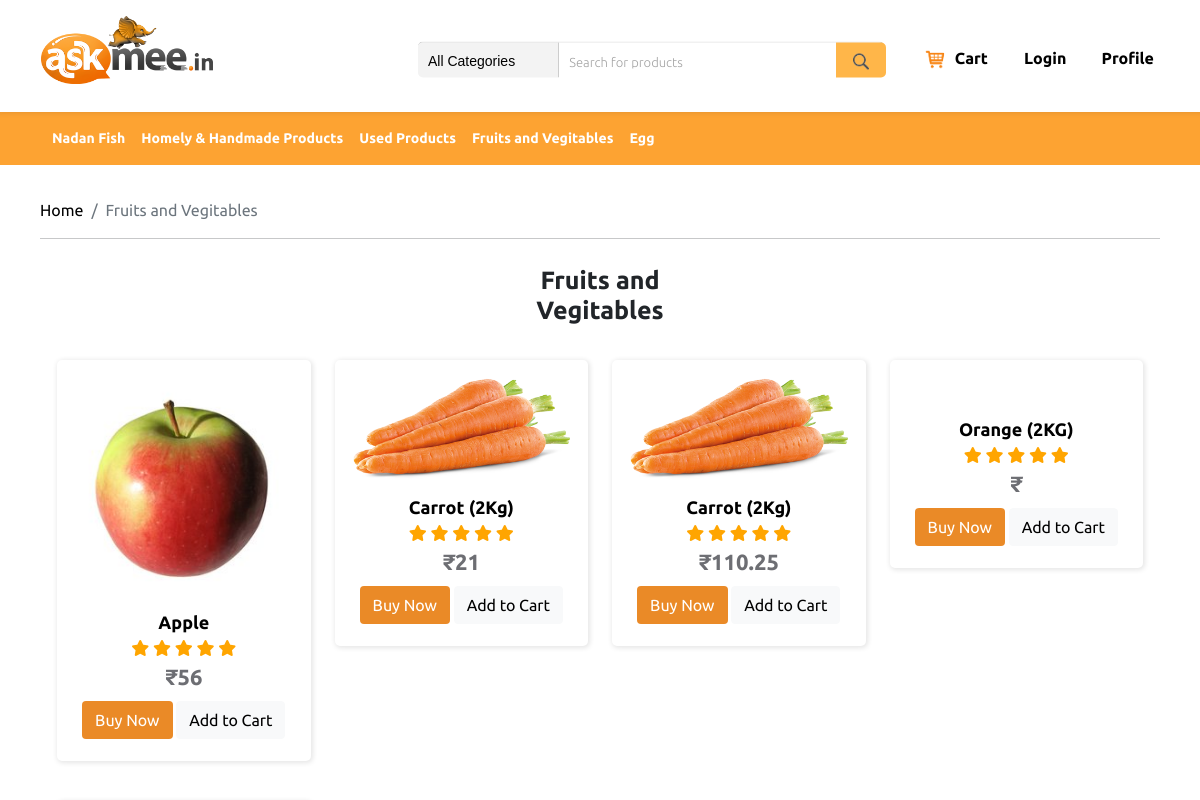
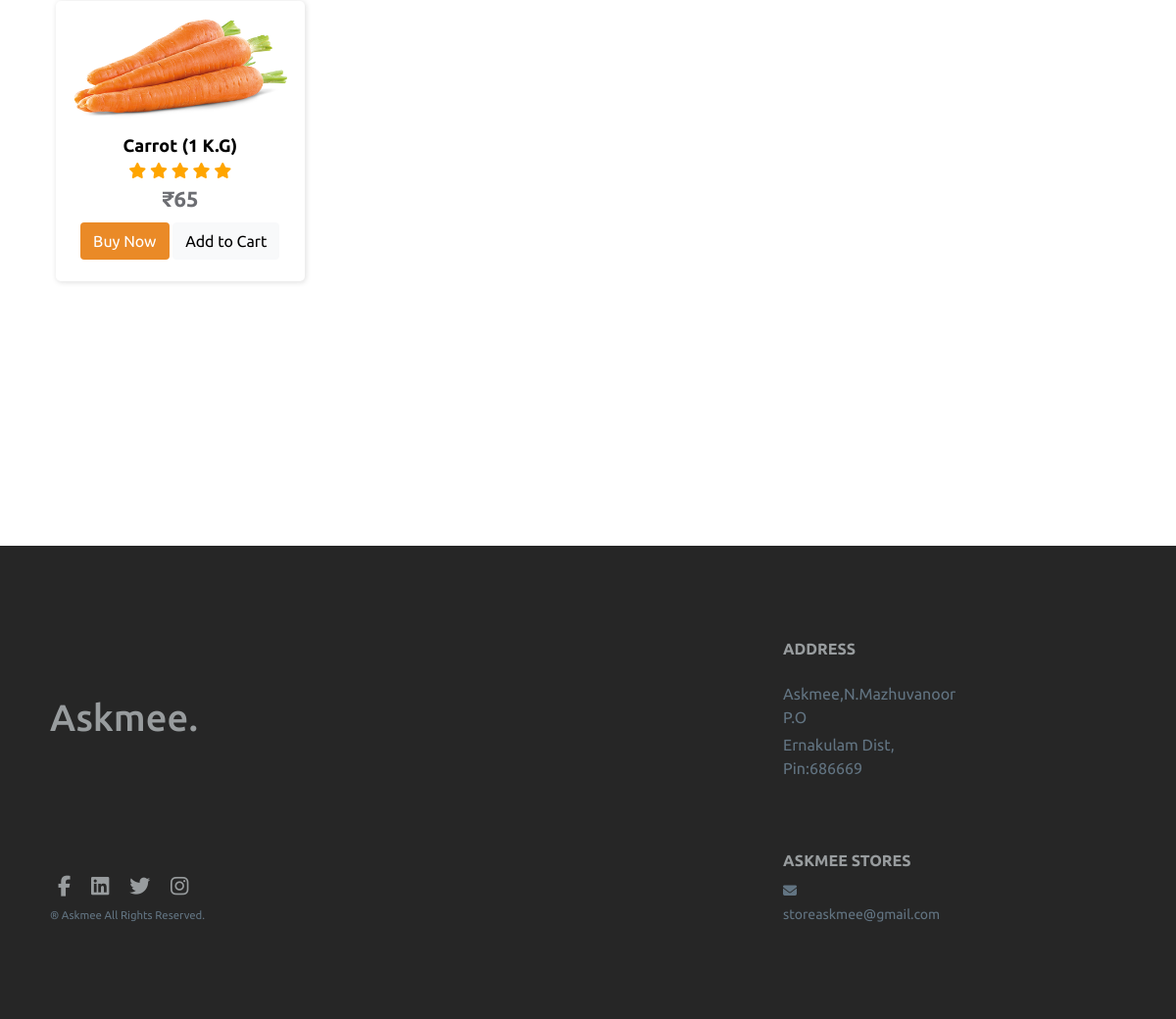
The app's page /category/view/6 with its own data (2 pictures, top to bottom).
### tables this page shows
CREATE TABLE `as_categories` (
  `c_id` bigint(20) NOT NULL,
  `category_name` varchar(60) NOT NULL,
  `category_url` varchar(255) NOT NULL,
  `c_status` int(3) NOT NULL DEFAULT 1 COMMENT '1 = Active, 0 = Inactive'
);

CREATE TABLE `as_product_master` (
  `id` bigint(20) NOT NULL,
  `product_name` varchar(90) NOT NULL,
  `category_id` bigint(20) NOT NULL,
  `commission_id` bigint(20) UNSIGNED NOT NULL
);

CREATE TABLE `as_products` (
  `p_id` bigint(20) NOT NULL,
  `master_product_id` bigint(20) NOT NULL,
  `vendor_id` bigint(20) UNSIGNED NOT NULL,
  `actual_price` float NOT NULL,
  `vendor_price` float NOT NULL,
  `offer_price` float NOT NULL,
  `description` longtext NOT NULL,
  `quantity` bigint(10) NOT NULL,
  `product_status` int(1) NOT NULL DEFAULT 1 COMMENT '1= Active, 0= Inactive'
);

CREATE TABLE `as_product_images` (
  `id` bigint(20) NOT NULL,
  `product_id` bigint(20) NOT NULL,
  `image_url` varchar(60) NOT NULL
);

### application/helpers/navbar_helper.php (called while the page is built, shortened)
<?php if ( ! defined('BASEPATH')) exit('No direct script access allowed');
    if(!function_exists('navbar_helper_ex')){
    function navbar_helper_ex(){
        $CI = get_instance();
        $CI->load->model('addproduct_model');
        $category_name = $CI->addproduct_model->get_category();
        $data['category'] = $category_name;
        $CI->load->view('templates/navbar',$data);
    }
}
?>

### application/controllers/Category.php (called while the page is built, shortened)
<?php
class Category extends CI_Controller {
    function __construct()
    {
        $this->load->model('productlist_model');
    }
    public function view($page){
        $category_products = $this->productlist_model->get_category_data($page);
        $data['products'] = $category_products;
        $this->load->view('templates/header');
        $this->load->helper('navbar');
        echo navbar_helper_ex();
		$this->load->view('product_list', $data);
		$this->load->view('templates/footer');
    }
}

### index.php (called while the page is built, shortened)
<?php
require_once BASEPATH.'core/CodeIgniter.php';

### application/models/Addproduct_model.php (called while the page is built, shortened)
<?php
class Addproduct_model extends CI_Model{
    function get_category(){
        $this->db->order_by('category_name', 'asc');
        $query= $this->db->query('SELECT c_id, category_name, category_url FROM as_categories WHERE c_status=1');
        $result = $query->result();
        return $result;
    }
}
?>

### application/models/Productlist_model.php (called while the page is built, shortened)
<?php
class Productlist_model extends CI_Model{
    function get_category_data($c_id){
        $this->db->reset_query();
        $this->db->select('*');
        $this->db->from('as_product_master');
        $this->db->where('as_product_master.category_id', $c_id);
        $this->db->join('as_products', 'master_product_id = id AND product_status = 1', 'left');
        $this->db->select('p_id, product_name, category_id, actual_price, offer_price, vendor_price, description, quantity, product_status, category_name');
        $this->db->join('as_categories', 'c_id = category_id');
        $query = $this->db->get()->result_array();
        if(count($query) > 0){
          foreach($query as $i=>$product) {
            $this->db->where('product_id', $product['p_id']);
            $images_query = $this->db->get('as_product_images')->result_array();
            $query[$i]['product_images'] = $images_query;
          }
        }
        return $query;
    }
}
?>

### application/views/product_list.php (the view, shortened to what this page needs)
<div class="container-fluid">
    <?php if(count($products) > 0){?>
        <div class="col-sm-12 col-md-12 col-lg-12 content-area" style="margin-top: -7px;">
            <nav aria-label="breadcrumb">
                <ol class="breadcrumb">
                        <li class="breadcrumb-item"><a href="<?php echo base_url(''); ?>">Home</a></li>
                        <li class="breadcrumb-item active" aria-current="page"><?php echo $products[0]['category_name'];  ?></li>
                </ol>
            </nav>
                <h4 class="page-title"><?php echo $products[0]['category_name'];  ?></h4>
        </div>
    <?php } ?>
        <div class="row product-list py-0" style="margin-top: -50px;">
            <?php
        if(count($products) > 0){
        if(isset($products[0]['p_id'])){
        foreach($products as $product) {
        ?>
            <div class="col-md-3 col-6">
                <div class="bbb_deals">
                    <div class="ribbon ribbon-top-right"></div>
                    <div class="bbb_deals_slider_container">
                        <div class=" bbb_deals_item">
                            <div class="bbb_deals_image">
                                <a href="<?php echo base_url('product/view/'.$product['p_id']); ?>"><img
                                        src="<?php echo base_url('./assets/images/newproducts/'.$product['p_id'].'/'.$product['product_images'][0]['image_url']); ?>"
                                        alt=""></a>
                            </div>
                            <div class="bbb_deals_content">
                                <div class="text-center">
                                    <div class="bbb_deals_item_name">
                                        <a href="<?php echo base_url('product/view/'.$product['p_id']); ?>" class="product-link"> <?php echo $product['product_name']; ?></a>
                                    </div>
                                    <div class="sold_stars ml-auto"> <i class="fa fa-star"></i> <i
                                            class="fa fa-star"></i> <i class="fa fa-star"></i> <i
                                            class="fa fa-star"></i> <i class="fa fa-star"></i>
                                        <div class="bbb_deals_item_price ml-auto" style="margin-bottom: 8px;">₹<?php echo $product['offer_price']; ?></div>
                                    </div>
                                    <a href="<?php echo base_url('/buynow/view/'.$product['p_id']);?>" class="btn btn-theme mb-1">Buy Now</a>
                                    <button id="addToCart_<?php echo($product['p_id']); ?>" class="addToCartBtnNew btn btn-cart mb-1" productId=<?php echo($product['p_id']); ?>>Add to Cart</button>
                                </div>
                            </div>
                        </div>
                    </div>
                </div>
            </div>
          <?php  }
        }
    }
        ?>
        </div>
    </div>

### application/views/templates/navbar.php (shortened to what this page needs)
<nav class="navbar navbar-expand-lg navbar-light bg-theme navbar-web shift">
            <div class="container-fluid">
                <div class="collapse navbar-collapse" id="navbarSupportedContent">
                    <ul class="navbar-nav me-auto mb-2 mb-lg-0">
                            <?php
                            $count = 0;
                            foreach ($category as $row) {
                                if($count < 7){
                                    echo("<li class='nav-item'>
                                        <a class='nav-link' aria-current='page' href='".base_url('category/view/'.$row->c_id)."'>".$row->category_name."</a>
                                         </li>");
                                }
                                $count++;
                            }?>
                        </ul>
                </div>
            </div>
        </nav>

### assets/assets/css/searchbar.css (style rules this page uses)
.btn-cart { color: #000; background-color: #f8f9fa; border-color: #f8f9fa; }

### assets/assets/css/style.css (style rules this page uses)
html { overflow-x: hidden; }
body { font-family: 'Ubuntu', sans-serif; }
.content-area { padding: 40px; }
.page-title { text-align: center; content: ""; width: auto; display: block; text-align: center; margin: 15px auto 15px; padding: 10px; max-width: 238px; font-size: 25px; font-weight: 700; }
.ribbon { width: 150px; height: 150px; overflow: hidden; position: absolute; }
.ribbon-top-right { top: -10px; right: -10px; }
.ribbon-top-right::before, .ribbon-top-right::after { border-top-color: transparent; border-right-color: transparent; }
.ribbon-top-right::before { top: 0; left: 17px; }
.ribbon-top-right::after { bottom: 17px; right: 0; }
.sold_stars i { color: orange; }
div { display: block; position: relative; -webkit-box-sizing: border-box; -moz-box-sizing: border-box; box-sizing: border-box; }
.bbb_deals { width: 100%; margin-right: 7%; padding-top: 18px; padding-left: 18px; padding-right: 18px; padding-bottom: 18px; box-shadow: 1px 1px 5px 1px rgba(0, 0, 0, 0.1); border-radius: 5px; margin: 20px 0px; background: #fff; }
.bbb_deals_slider_container { width: 100%; }
.bbb_deals_item { width: 100% !important; }
.bbb_deals_image { width: 100%; }
.bbb_deals_image img { width: 100%; }
.bbb_deals_content { margin-top: 14px; }
.bbb_deals_item_name { font-size: 18px; font-weight: 900; color: #000000; }
.bbb_deals_item_price { font-size: 22px; font-weight: 700; color: #6d6e73; }
.product-list { padding: 20px; margin-left: 25px; margin-right: 25px; }
.product-link { text-decoration: none; }
a { text-decoration: none !important; color: #000000; }
.btn-theme { background-color: #ea8a27; color: #fff !important; }
.container-fluid { padding: 0; }
.bg-theme { background-color: #fda332 !important; z-index: 2; }
.navbar-nav { margin-left: 44px; }
.navbar-nav li a { color: #fff !important; font-size: 14px; font-weight: 700; }

### assets/assets/css/navbar.css (style rules this page uses)
ul { padding: 0; list-style: none; }
ul li a { display: inline-block; }

### records on screen
as_categories: category_name "Nadan Fish"
as_categories: category_name "Homely & Handmade Products"
as_categories: category_name "Used Products"
as_categories: category_name "Fruits and Vegitables"
as_categories: category_name "Egg"
as_product_master: as_products.p_id (picture), product_name "Apple", as_products.offer_price "56"
as_product_master: as_products.p_id (picture), product_name "Carrot (2Kg)", as_products.offer_price "21", as_products.offer_price "110.25"
as_product_master: product_name "Orange (2KG)"
as_product_master: as_products.p_id (picture), product_name "Carrot (1 K.G)", as_products.offer_price "65"
